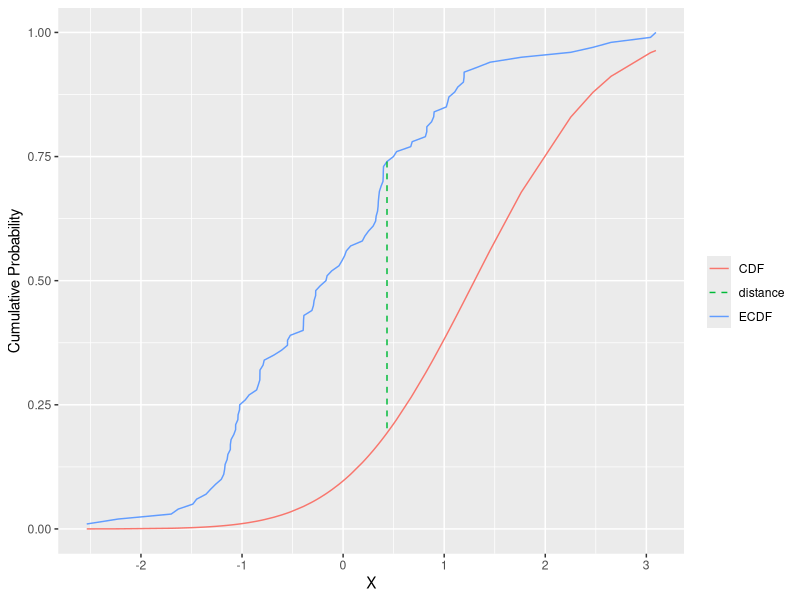
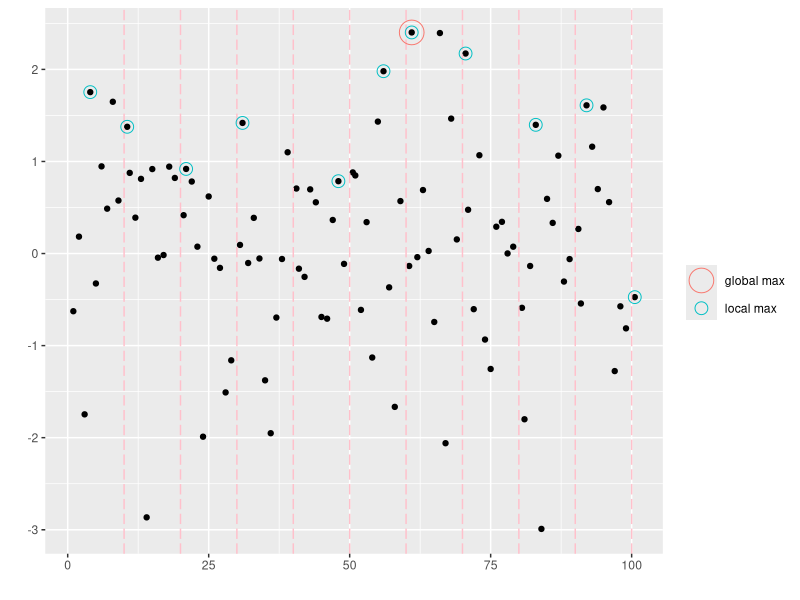
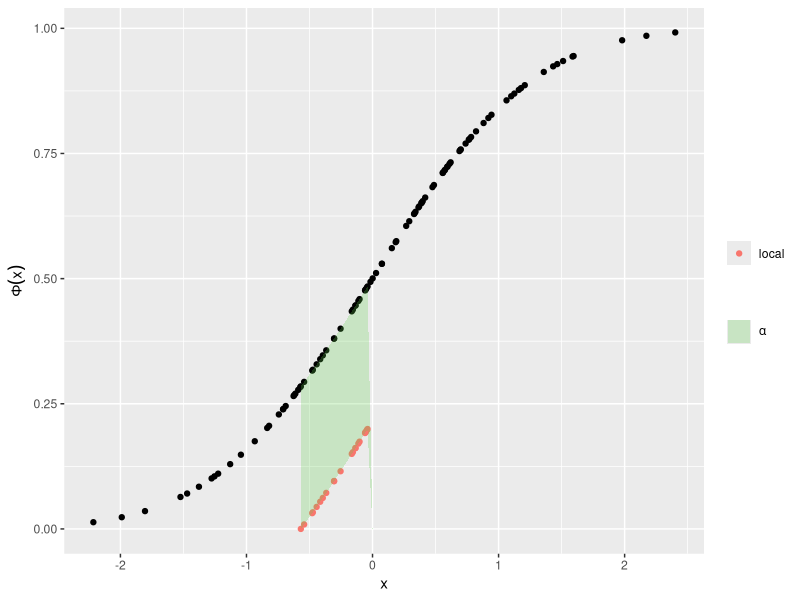

Here is the R script that generated these plots, in order:
## ---- chunk 1
### Demonstrating KS stat graphically
library(ggplot2)
n <- 100
dataSample <- sort(rnorm(n))
ecdf <- seq_along(dataSample) / n
cdf <- sapply(dataSample, function(x) pnorm(x, mean = 1.3))
dists <- abs(ecdf - cdf) #roughly..note that real KS is not symmetric
maxDist <- max(dists)
maxIx <- which(dists == maxDist)

qplot(x = dataSample, y = ecdf, geom = "line", color = "ECDF") +
  geom_line(aes(y = cdf, color = "CDF")) +
  geom_segment(aes(x = dataSample[maxIx], xend = dataSample[maxIx],
                   y = ecdf[maxIx], yend = cdf[maxIx],
                   color = "distance"), linetype = "dashed"
                   ) +
  labs(y = "Cumulative Probability", x = "X", color = "")
  
## ---- chunk 2
set.seed(1)
x <- seq(100)
y <- rnorm(100) + rnorm(100)*rbinom(100, 1, 0.3) #add spikes to N(0,1) with prob 0.3
isBoundary <- x %% 10 == 0 # part every 10 and
adjx <- x + runif(1)*isBoundary # move points along x a bit if at boundary
partIds <- 1 + cumsum(isBoundary)  #give them an id
localMaxCoords <- data.frame(y = tapply(y, partIds, max)) #max in each partition
localMaxCoords$x <- adjx[which(y == localMaxCoords$y[partIds])] #index of the max in each
globalMaxCoords <- data.frame(x = adjx[which(y == max(y))], y = max(y))

qplot(adjx, y, geom = "point") + #main plot
  geom_vline(xintercept = which(isBoundary), linetype = "longdash", color = "pink") +
  geom_point(data = localMaxCoords, aes(x = x, y = y, color = "local max"),
               shape = 1, size = 4, fill = NA) +
  geom_point(data = globalMaxCoords, aes(x = x, y = y, color = "global max"),
            shape = 1, size = 8, fill = NA) +
  labs(x="",y="", color ="")
## ---- chunk 3
set.seed(1)
data <- sort(rnorm(100))
cdfVals <- sapply(data, pnorm)
partBoundariesIx <- c(24, 45)
partBoundaries <- data[partBoundariesIx]
localIx <- seq(partBoundariesIx[1], partBoundariesIx[2])
xLocal <- data[localIx]
yLocal <- cdfVals[localIx] - cdfVals[localIx][1] #shifted down by first
ribbonCoords <- data.frame(x = rep(0, 100), ymin = rep(0, 100), ymax = rep(0, 100))
ribbonCoords$x[localIx] <- xLocal
ribbonCoords$ymin[localIx] <- yLocal
ribbonCoords$ymax[localIx] <- cdfVals[localIx]

qplot(x = data, y = cdfVals) + 
  geom_point(aes(x = xLocal, y = yLocal, color = "local")) + 
  geom_ribbon(data = ribbonCoords, aes(x = x, ymin = ymin, ymax = ymax, 
                                       fill = "distance"), alpha = 0.25) +
  labs(x = "x", y = expression(Phi(x)), color = "", fill = "") +
  scale_fill_manual(values = c(3), labels = c(expression(alpha)))  
